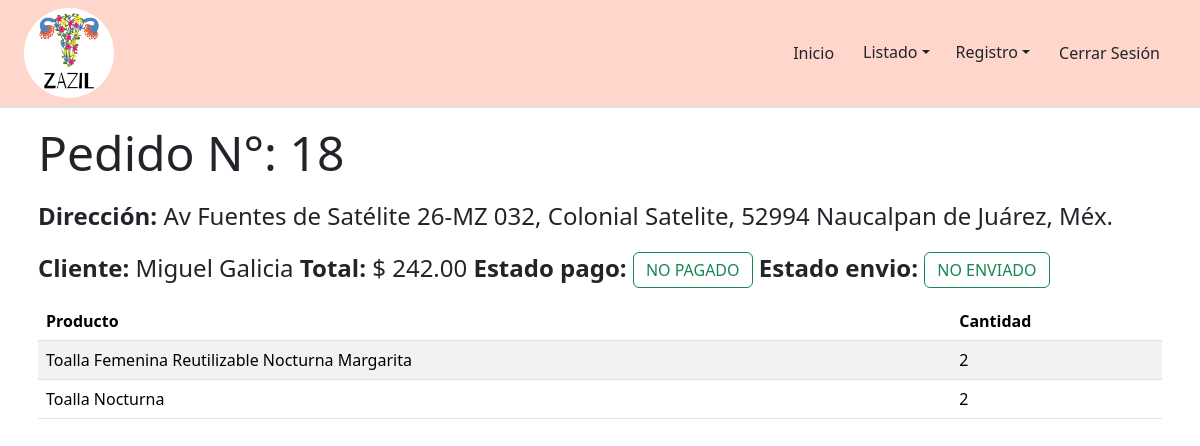
Page /pedidoExtend/18 (signed in) on the committed database.
### base/models.py (models this page shows, shortened)
class Pedido(models.Model):
    enviado = models.BooleanField(default=False)
    cliente = models.ForeignKey('Usuario', on_delete=models.SET_NULL, null=True)
    total = models.FloatField(null=True, blank=True)
    items = models.ManyToManyField(Item, through='Pedido_Items')
    pagado = models.BooleanField(default=False)
    fecha = models.DateField(_("Date"),default=date.today)

class Usuario(AbstractBaseUser, PermissionsMixin):
    is_active = models.BooleanField(default=True)
    is_staff = models.BooleanField(default=False)
    phone_regex = RegexValidator(regex=r'^\+?1?\d{9,15}$', message="El número de teléfono debe cumplir con el formato: '+999999999'. Solo se permiten números con 15 digitos.")
    email = models.EmailField(null=True, blank=True,unique=True)
    nombre = models.CharField(null=True,blank=True,max_length=550)
    es_admin = models.BooleanField(default=False)
    direccion = models.TextField(null=True,blank=True)
    phone_number = models.CharField(validators=[phone_regex], max_length=17, blank=True)
    edad = models.IntegerField(null=True,blank=True,validators=[MinValueValidator(0)])
    genero = models.CharField(null=True,blank=True,max_length=15)
    objects = CustomUserManager()
    USERNAME_FIELD = 'email'
    REQUIRED_FIELDS = []
    def __str__(self):
        return self.nombre if self.nombre else ""

class Pedido_Items(models.Model):
    pedido = models.ForeignKey(Pedido, on_delete=models.SET_NULL, null=True)
    item = models.ForeignKey(Item, on_delete=models.SET_NULL, null=True)
    cantidad = models.IntegerField(null=True, blank=True)

class Item(models.Model):
    nombre = models.CharField(max_length=255)
    stock = models.IntegerField()
    precio = models.FloatField()
    descuento = models.FloatField(null=True, blank=True)
    descripcion = models.TextField()
    categoria = models.ForeignKey('Categoria', on_delete=models.SET_NULL, null=True)
    imagen = models.ImageField(upload_to="items", null=True, blank=True)

### base/decorators.py (the view)
    def _wrapped_view(request, *args, **kwargs):
        if request.user.is_authenticated and getattr(request.user, 'es_admin', False):
            return view_func(request, *args, **kwargs)
        else:
            return redirect('logout')

### base/views.py (called while the page is built)
@login_required
@admin_required
def pedidosExtendView(request,pk):
    context = {
        'pedido': Pedido.objects.get(id = pk),
        'items': Pedido_Items.objects.filter(pedido = pk)
    }
    return render(request,'pedidosExtend.html', context)

### base/templates/pedidosExtend.html (shortened to what this page needs)
{% extends 'base.html' %}
{% block content %}
<div class="container p-2 my-2">
    <p class="display-5">Pedido N°: {{pedido.id}}</p>
    <p class="fs-4"><strong>Dirección: </strong>{{pedido.cliente.direccion}}</p>
    <p class="fs-4"><strong>Cliente: </strong>{{pedido.cliente}}
        <strong>Total: </strong>$ {{pedido.total|floatformat:"2g"}}
        <strong>Estado pago: </strong>
        {% if pedido.pagado %}
        <a data-bs-toggle="tooltip" title="Cambiar Estado" href="{% url 'editarPedidoPago' pedido.id %}"
            style="display: inline;" class="btn btn-outline-success">PAGADO</a>
        {% else %}
        <a data-bs-toggle="tooltip" title="Cambiar Estado" href="{% url 'editarPedidoPago' pedido.id %}"
            style="display: inline;" class="btn btn-outline-success">NO PAGADO</a>
        {% endif %}
        <strong>Estado envio: </strong>
        {% if pedido.enviado %}
        <a data-bs-toggle="tooltip" title="Cambiar Estado" href="{% url 'editarPedido' pedido.id %}"
            style="display: inline;" class="btn btn-outline-success">ENVIADO</a>
        {% else %}
        <a data-bs-toggle="tooltip" title="Cambiar Estado" href="{% url 'editarPedido' pedido.id %}"
            style="display: inline;" class="btn btn-outline-success">NO ENVIADO</a>
        {% endif %}
    </p>
    <table class="table table-hover table-striped">
        <thead>
            <tr>
                <th>Producto</th>
                <th>Cantidad</th>
            </tr>
        </thead>
        <tbody>
            {% for item in items %}
            <tr>
                <td>{{item.item.nombre}}</td>
                <td>{{item.cantidad}}</td>
            </tr>
            {% endfor %}
        </tbody>
    </table>
</div>
{% endblock %}

### rows in the picture
Pedido: id "18", cliente.direccion "Av Fuentes de Satélite 26-MZ 032, Colonial Satelite, 52994 Naucalpan de Juárez, Méx.", cliente "Miguel Galicia", total "242.00"
Pedido_Items: item.nombre "Toalla Femenina Reutilizable Nocturna Margarita", cantidad "2"
Pedido_Items: item.nombre "Toalla Nocturna", cantidad "2"
